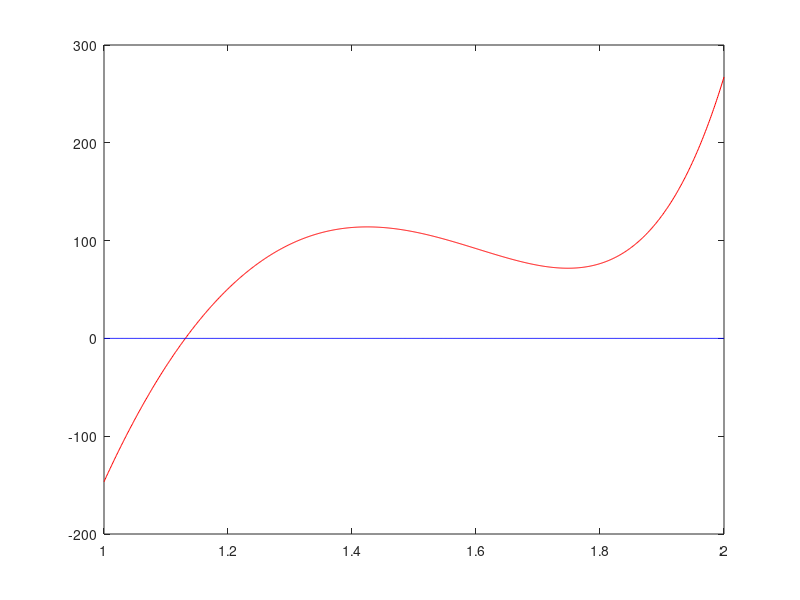

MATLAB code for this plot:
x = linspace(1,2,1000);
f = 0*x;

fun = @(x) exp(4*x) - 15*exp(3*x) + 155*exp(2*x) - ...
    1335*exp(x) + 5994 - 9270*exp(-x);

x1 = fzero(fun, 1) 
plot(x, fun(x), 'r', x, f, 'b') 
